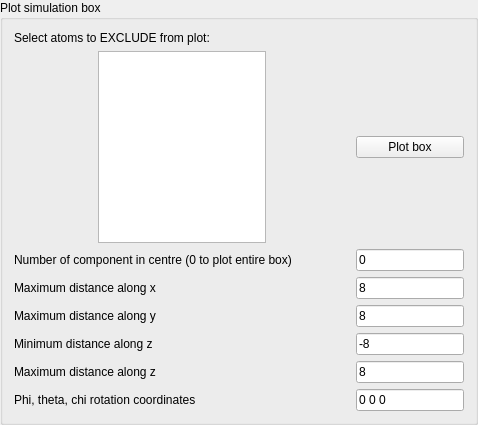
               <widget class="QGroupBox" name="groupBox_2">
                <property name="sizePolicy">
                 <sizepolicy hsizetype="Preferred" vsizetype="Preferred">
                  <horstretch>0</horstretch>
                  <verstretch>5</verstretch>
                 </sizepolicy>
                </property>
                <property name="minimumSize">
                 <size>
                  <width>0</width>
                  <height>400</height>
                 </size>
                </property>
                <property name="title">
                 <string>Plot simulation box</string>
                </property>
                <layout class="QGridLayout" name="gridLayout_9">
                 <item row="0" column="0">
                  <widget class="QLabel" name="label_15">
                   <property name="text">
                    <string>Select atoms to EXCLUDE from plot:</string>
                   </property>
                  </widget>
                 </item>
                 <item row="1" column="0">
                  <layout class="QHBoxLayout" name="horizontalLayout_8" stretch="2,4,2">
                   <item>
                    <spacer name="horizontalSpacer_2">
                     <property name="orientation">
                      <enum>Qt::Horizontal</enum>
                     </property>
                     <property name="sizeHint" stdset="0">
                      <size>
                       <width>40</width>
                       <height>20</height>
                      </size>
                     </property>
                    </spacer>
                   </item>
                   <item>
                    <widget class="QListWidget" name="atoAtomList">
                     <property name="selectionMode">
                      <enum>QAbstractItemView::MultiSelection</enum>
                     </property>
                    </widget>
                   </item>
                   <item>
                    <spacer name="horizontalSpacer_3">
                     <property name="orientation">
                      <enum>Qt::Horizontal</enum>
                     </property>
                     <property name="sizeHint" stdset="0">
                      <size>
                       <width>40</width>
                       <height>20</height>
                      </size>
                     </property>
                    </spacer>
                   </item>
                  </layout>
                 </item>
                 <item row="1" column="1">
                  <widget class="QPushButton" name="viewAtoFileButton">
                   <property name="text">
                    <string>Plot box</string>
                   </property>
                  </widget>
                 </item>
                 <item row="2" column="0">
                  <widget class="QLabel" name="label_13">
                   <property name="text">
                    <string>Number of component in centre (0 to plot entire box)</string>
                   </property>
                  </widget>
                 </item>
                 <item row="2" column="1">
                  <widget class="QLineEdit" name="plotAtoCentreLineEdit">
                   <property name="text">
                    <string>0</string>
                   </property>
                  </widget>
                 </item>
                 <item row="3" column="0">
                  <widget class="QLabel" name="label_14">
                   <property name="text">
                    <string>Maximum distance along x</string>
                   </property>
                  </widget>
                 </item>
                 <item row="3" column="1">
                  <widget class="QLineEdit" name="plotAtoMaxXLineEdit">
                   <property name="text">
                    <string>8</string>
                   </property>
                  </widget>
                 </item>
                 <item row="4" column="0">
                  <widget class="QLabel" name="label_19">
                   <property name="text">
                    <string>Maximum distance along y</string>
                   </property>
                  </widget>
                 </item>
                 <item row="4" column="1">
                  <widget class="QLineEdit" name="plotAtoMaxYLineEdit">
                   <property name="text">
                    <string>8</string>
                   </property>
                  </widget>
                 </item>
                 <item row="5" column="0">
                  <widget class="QLabel" name="label_20">
                   <property name="text">
                    <string>Minimum distance along z</string>
                   </property>
                  </widget>
                 </item>
                 <item row="5" column="1">
                  <widget class="QLineEdit" name="plotAtoMinZLineEdit">
                   <property name="text">
                    <string>-8</string>
                   </property>
                  </widget>
                 </item>
                 <item row="6" column="0">
                  <widget class="QLabel" name="label_21">
                   <property name="text">
                    <string>Maximum distance along z</string>
                   </property>
                  </widget>
                 </item>
                 <item row="6" column="1">
                  <widget class="QLineEdit" name="plotAtoMaxZLineEdit">
                   <property name="text">
                    <string>8</string>
                   </property>
                  </widget>
                 </item>
                 <item row="7" column="0">
                  <widget class="QLabel" name="label_22">
                   <property name="text">
                    <string>Phi, theta, chi rotation coordinates</string>
                   </property>
                  </widget>
                 </item>
                 <item row="7" column="1">
                  <widget class="QLineEdit" name="plotAtoRotLineEdit">
                   <property name="text">
                    <string>0 0 0</string>
                   </property>
                  </widget>
                 </item>
                </layout>
               </widget>
